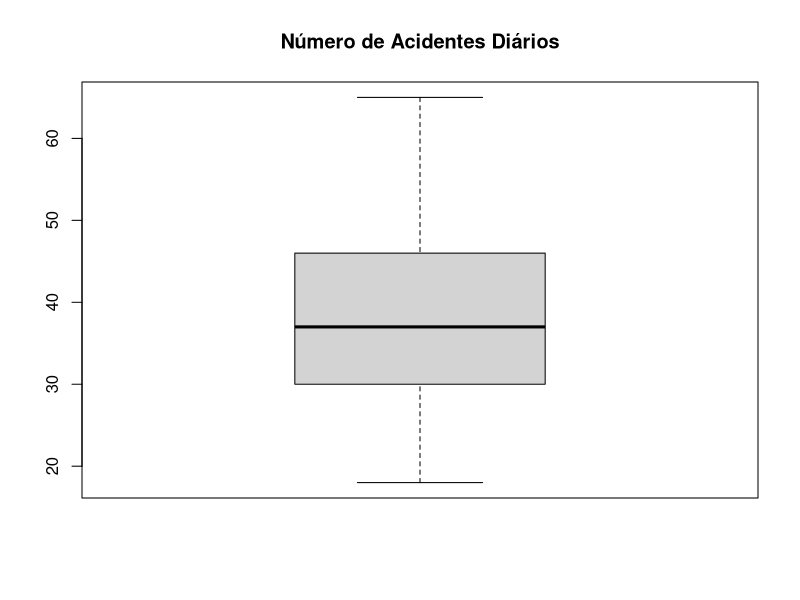

The R source for this figure:
# Interpretando o gráfico BoxPlot

# Configurando o diretório de trabalho
setwd("C:/Users/Julia/Desktop/CienciaDeDados/1.Big-Data-Analytics-com-R-e-Microsoft-Azure-Machine-Learning/9.Introducao-a-Analise-Estatistica-de-Dados---Parte-2")
getwd()


#####  Boxplot  #####

# - Um BoxPlot, ou diagrama de caixa, é possível obter informações sobre vários aspectos dos dados simultaneamente como:
#   outliers, dispersão, tendências centrais, erros padrão e simetria.

# - Utilizado também para avaliar a distribuição empírica dos dados, é formado por um retângulo (a "caixa") que representa o intervalo
#   entre o primeiro quartil (Q1) e o terceiro quartil (Q3). A linha dentro da caixa representa a mediana (Q2).


# Exemplo: Os seguintes dados representam o número (colocados em ordem crescente) de acidentes diários em um complexo
#          industrial, durante o período de 50 dias. Represente o histograma desses dados.

dados = c(18, 20, 20, 21, 22, 24, 25, 25, 26, 27, 29, 29, 
          30, 30, 31, 31, 32, 33, 34, 35, 36, 36, 37, 37, 
          37, 37, 38, 38, 38, 40, 41, 43, 44, 44, 45, 45, 
          45, 46, 47, 48, 49, 50, 51, 53, 54, 54, 56, 58, 62, 65)

# analisando dados

mean(dados)       # 38.32
sd(dados)         # 11.58366
median(dados)     # 37
range(dados)      # 18 65
quantile(dados)   #  0%     25%     50%     75%    100% 
#                  18.00   30.00   37.00   45.75   65.00 


# Criação do boxplot

boxplot(dados, main = 'Número de Acidentes Diários')


# interpretando o gráfico

# - o traço final é o valor mínimo (18), o traço no alto é o valor máximo (65)
# - agora vamos olhar para a a caixa, a primeira linha/traço da caixa é o 1º quartil (30),
#   a segunda linha/traço (mais grossa dentro da caixa) é o 2º quartil ou mediana (37),
#   a terceira linha/traço é o 3º quartil (45.75)




# - 1º Calcule as estatísticas (mean, sd, median, range e quantile)
# - 2º Crie o histograma
# - 3º Crie o boxplot
# - 4º Trabalhe na limpeza e processamento dos dados
# - 5º Crie novamente o histograma e boxplot com dados limpos e processados










dados2 = c(1,2,1,1,2,1,2,1,2,1,2,1,2,1,2,3,1,3,1,3,1,3,1,2,1,2,2,2,2,2,2,3,3,3,3,2,2,2,2,1,1,1,1)
dados3 = c(123123,1,312312,2,3123123,2,12312321,5,312312,1,12312321,2)

sd(dados2)
sd(dados3)

# dados2 tem um desvio padrão de  0.7418811 e por isso tem uma menor variabilidade dos valores.
# dados3 tem um desvio padrão de  4724062e por isso tem uma altavariabilidade dos valores.
